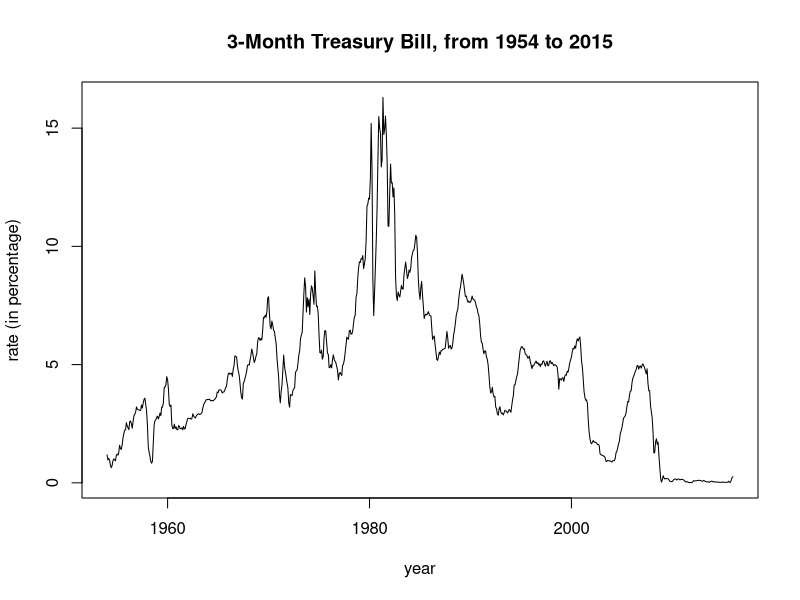

R code for this plot: (Note: this script raises an error after producing the figure.)
setwd('C:\\Users\\ranzhao\\Documents\\Empirical Asset Pricing\\Assignment 1')
setwd('D:\\PhD FE\\Empirical-Asset-Pricing\\Assignment 1')

# Data loading
require(ggplot2)
require(stats4)
spx_index_values = read.csv('spx_index_values.csv', header = TRUE)
t_bill_3M_values = read.csv('TB3MS.csv', header = TRUE)
plot(as.Date(as.character(t_bill_3M_values$DATE), "%m/%d/%Y"), t_bill_3M_values$TB3MS, type='l', 
     main='3-Month Treasury Bill, from 1954 to 2015',
     xlab='year', ylab='rate (in percentage)')
# add the moving average of the rates to the plot, ggplot?


# Data segments
t_bill_3M_values[,2] = t_bill_3M_values[,2] / 12 / 100
ir_full = t_bill_3M_values
ir_1954_1975 = t_bill_3M_values[
  as.Date(as.character(t_bill_3M_values$DATE), "%m/%d/%Y") >= as.Date('1954-01-01') &
  as.Date(as.character(t_bill_3M_values$DATE), "%m/%d/%Y") <= as.Date('1975-12-31'), ]
ir_1976_1981 = t_bill_3M_values[
  as.Date(as.character(t_bill_3M_values$DATE), "%m/%d/%Y") >= as.Date('1976-01-01') &
    as.Date(as.character(t_bill_3M_values$DATE), "%m/%d/%Y") <= as.Date('1981-12-31'), ]
ir_1982_2005 = t_bill_3M_values[
  as.Date(as.character(t_bill_3M_values$DATE), "%m/%d/%Y") >= as.Date('1982-01-01') &
    as.Date(as.character(t_bill_3M_values$DATE), "%m/%d/%Y") <= as.Date('2005-12-31'), ]
ir_2006_2015 = t_bill_3M_values[
  as.Date(as.character(t_bill_3M_values$DATE), "%m/%d/%Y") >= as.Date('2006-01-01') &
    as.Date(as.character(t_bill_3M_values$DATE), "%m/%d/%Y") <= as.Date('2015-12-31'), ]

rate_data = t_bill_3M_values[,2]
LL=function(phi,X.bar,sigma.sq){
  N = length(rate_data)
  while (abs(phi) >= 1){
    phi = phi / 2
  }
  obj = 0.5 * log(1-phi^2) - (N+1)/2*log(sigma.sq) - 0.5 * (1 - phi^2) * (rate_data[1] - X.bar)^2 / sigma.sq 
        + (1/2/sigma.sq) * sum((rate_data[2:(length(rate_data))] - X.bar * (1 - phi) -  rate_data[1:(length(rate_data)-1)])^2)
  return(obj)
}


mle(LL, start = list(phi = 0.6, 
                     X.bar = mean(rate_data), sigma.sq=var(rate_data)))

cor(rate_data[1:(length(rate_data)-1)], rate_data[2:(length(rate_data))])
